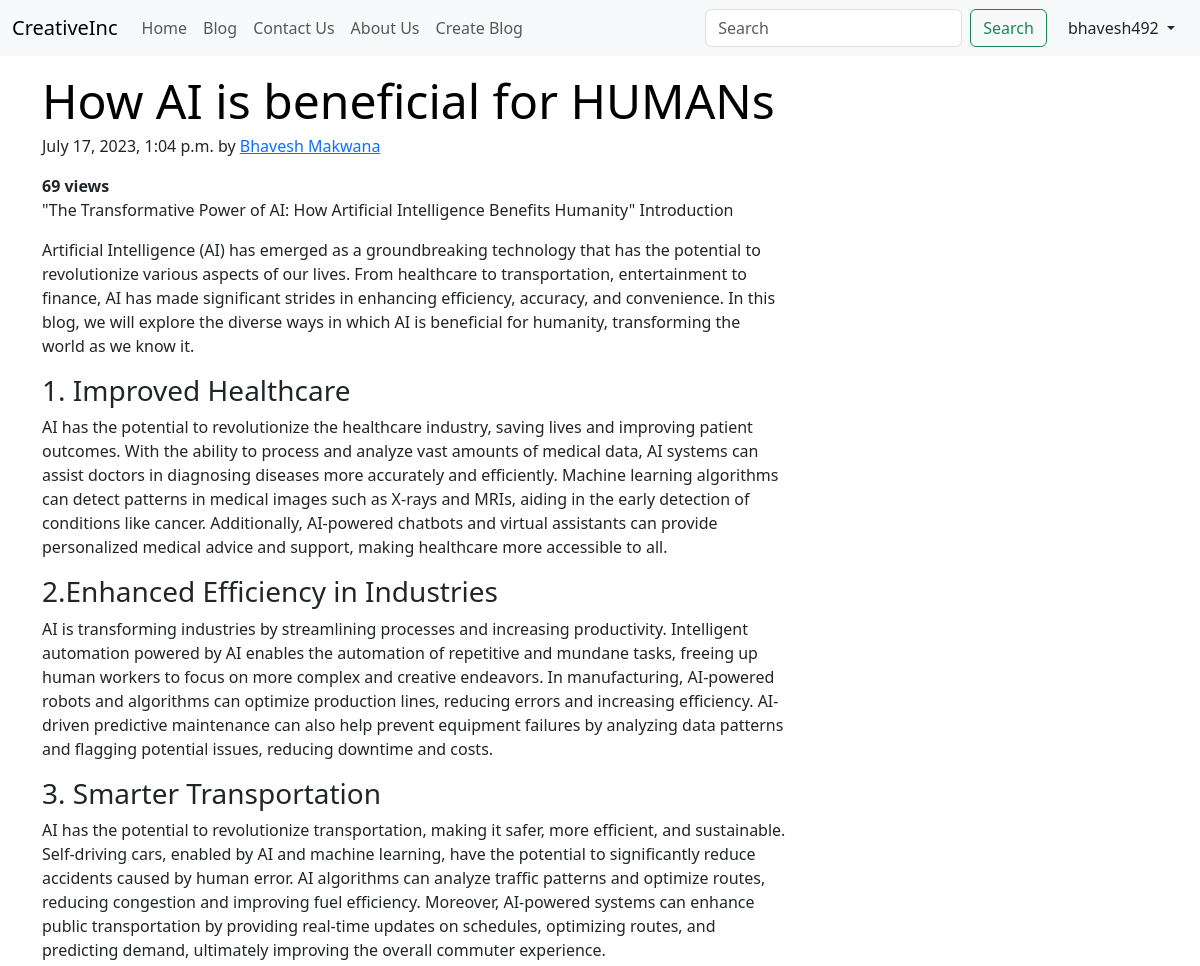
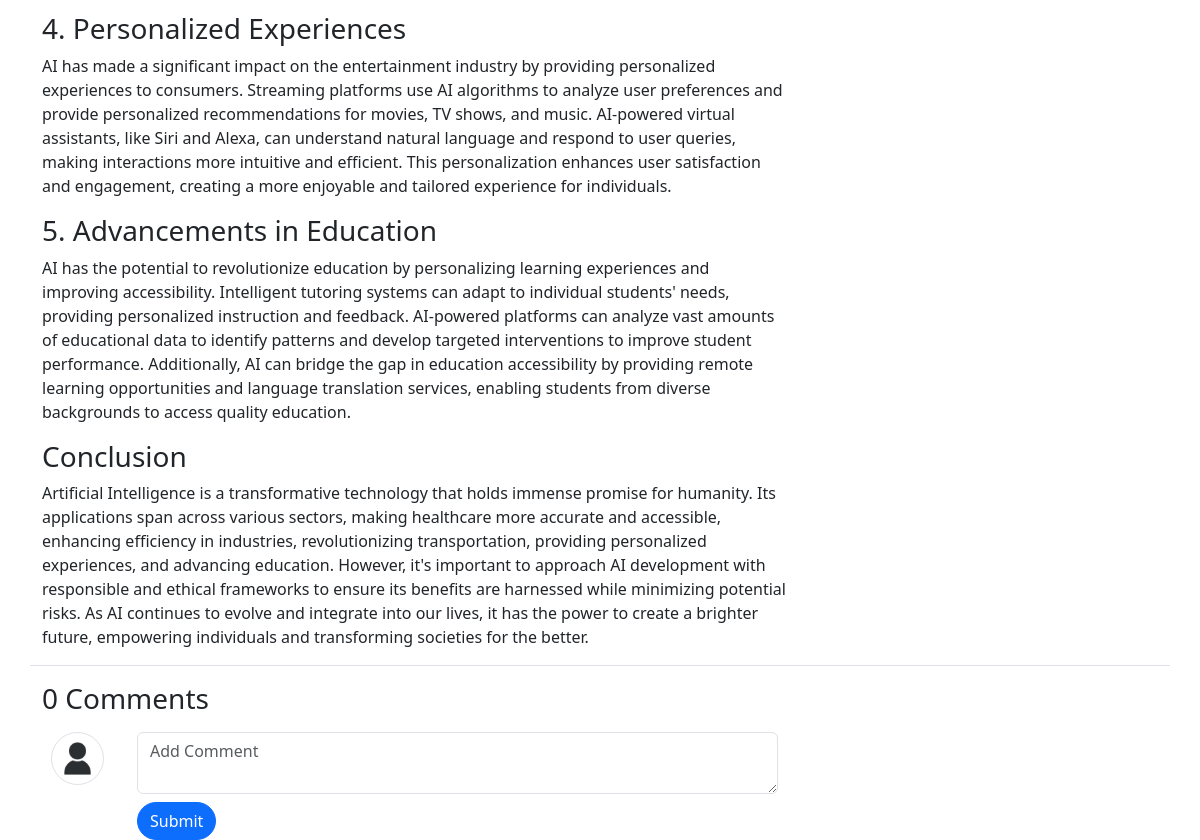
Screenshot of /blog/AI (signed in) with the database file from the repository (2 pictures, top to bottom).
### blog/models.py (models this page shows, shortened)
class Post(models.Model):
    sno = models.AutoField(primary_key=True)
    author = models.CharField(max_length=100)
    title = models.CharField(max_length=100)
    content = models.TextField()
    slug = models.CharField(max_length=50)
    timeStamp = models.DateTimeField()
    views = models.IntegerField(default=0)

### blog/views.py (the view)
# urls.py: path('<str:slug>',views.blogPost,name='BlogPost'),
def blogPost(request,slug):
    post = Post.objects.filter(slug=slug).first()
    post.views+=1
    post.save()
    comments = BlogComment.objects.filter(post=post,parent=None).reverse()
    replies = BlogComment.objects.filter(post=post).exclude(parent=None).reverse()
    repliesDict = {}
    for reply in replies:
        if reply.parent.sno not in repliesDict.keys():
            repliesDict[reply.parent.sno] = [reply]
        else:
            repliesDict[reply.parent.sno].append(reply)
    countComm = len(comments)
    context = {'post':post,'comments':comments,'countComments':countComm,'replies':repliesDict}
    return render(request,'blog/blogpost.html',context)

### templates/blog/blogpost.html (shortened to what this page needs)
{% extends 'base.html' %}
{% block body %}
{% load static %}
{% load humanize %}
{% load getDict %}
<div class='container my-3 border-bottom'>
    <div class="col-md-8">
        <article class="blog-post">
            <h2 class="display-5 link-body-emphasis mb-1">{{post.title}}</h2>
            <p class="blog-post-meta">{{post.timeStamp}} by <a href="#">{{post.author}}</a></p>
            <b>{{post.views}} views</b>
            <p>{{post.content|safe}}</p>
        </article>
    </div>
</div>
<div class="container mt-3">
    <h3>{{countComments}} Comments</h3>
    <div class='mt-3'>
        {% if user.is_authenticated %}
        <div class="row">
            <div class="col-1">
                <img src="/static/img/userIcon.jpg" class='w-75 mx-auto d-block rounded-circle border p-1'>
            </div>
            <div class='col-md-7'>
                <form action="/blog/postComment" method="post"> {% csrf_token %}
                    <textarea name="comment" id="comment" cols="10" rows="2" class='form-control'
                        placeholder='Add Comment'></textarea>
                    <div class='mt-2'>
                        <button type="submit" class='btn btn-primary rounded-pill'>Submit</button>
                    </div>
                </form>
            </div>
        </div>
        {% else %}
        <div>
            <span>Please Login to post comment..</span> <a href='/login/' class="btn btn-info">Login</a>
        </div>
        {% endif %}
        </div>
    </div>
    {% endblock body %}

### templates/base.html (shortened to what this page needs)
<!doctype html>
<html lang="en">
  <head>
    <link href="https://cdn.jsdelivr.net/npm/bootstrap@5.3.0/dist/css/bootstrap.min.css" rel="stylesheet">
  </head>
  <body>
    <nav class="navbar navbar-expand-lg bg-body-tertiary fixed-top sticky-top">
        <div class="container-fluid">
          <a class="navbar-brand" href="/">CreativeInc</a>
          <div class="collapse navbar-collapse" id="navbarSupportedContent">
            <ul class="navbar-nav me-auto mb-2 mb-lg-0">
              <li class="nav-item">
                <a class="nav-link {% block homeActive %} {% endblock homeActive %}" aria-current="page" href="/">Home</a>
              </li>
              <li class="nav-item">
                <a class="nav-link {% block blogActive%} {% endblock blogActive %}" href="/blog/">Blog</a>
              </li>
              <li class="nav-item">
                <a class="nav-link {% block contactActive %} {% endblock contactActive %}" href="/contact/">Contact Us</a>
              </li>
              <li class="nav-item">
                <a class="nav-link {% block aboutActive %} {% endblock aboutActive %}" href="/about/">About Us</a>
              </li>
              {% if user.is_authenticated %}
              <li class="nav-item">
                <a class="nav-link " href="/blog/createblog/">Create Blog</a>
              </li>
              {% endif %}
            </ul>
            <form class="d-flex" role="search" method='get' action='/search/'>
              <input id='searchQuery' name='searchQuery' class="form-control me-2" type="search" placeholder="Search" aria-label="Search">
              <button class="btn btn-outline-success me-2" type="submit">Search</button>
              {% if user.is_authenticated %}
                <div class="dropdown">
                  <button class="btn dropdown-toggle" type="button" data-bs-toggle="dropdown" aria-expanded="false">
                    <span>{{request.user}}</span>
                  </button>
                </div>
              {% else %}
                <a href='/login/' class="btn btn-outline-success" type="submit">Login</a>
                <a href='/signup/' class="btn btn-outline-success" type="submit">SignUp</a>
              {% endif %}
            </form>
          </div>
        </div>
      </nav>
      {% block body %}{% endblock body %}
  </body>
</html>

### rows the page displays
Post: title "How AI is beneficial for HUMANs", timeStamp "July 17, 2023, 1:04 p.m.", author "Bhavesh Makwana", views "69", content "\"The Transformative Power of AI: How Artificial Intelligence Benefits Humanity\" Introduction Artificial Intelligence (AI) has emerged as a groundbreaking technology that has the potential to revolutionize various aspects of our lives. From healthcare to transportation, entertainment to finance, AI has made significant strides in enhancing efficiency, accuracy, and convenience. In this blog, we will explore the diverse ways in which AI is beneficial for humanity, transforming the world as we know it. 1. Improved Healthcare AI has the potential to revolutionize the healthcare industry, saving lives and improving patient outcomes. With the ability to process and analyze vast amounts of medical…"

### other values shown
{{ request.user }} "bhavesh492"
{{ countComments }} "0"
